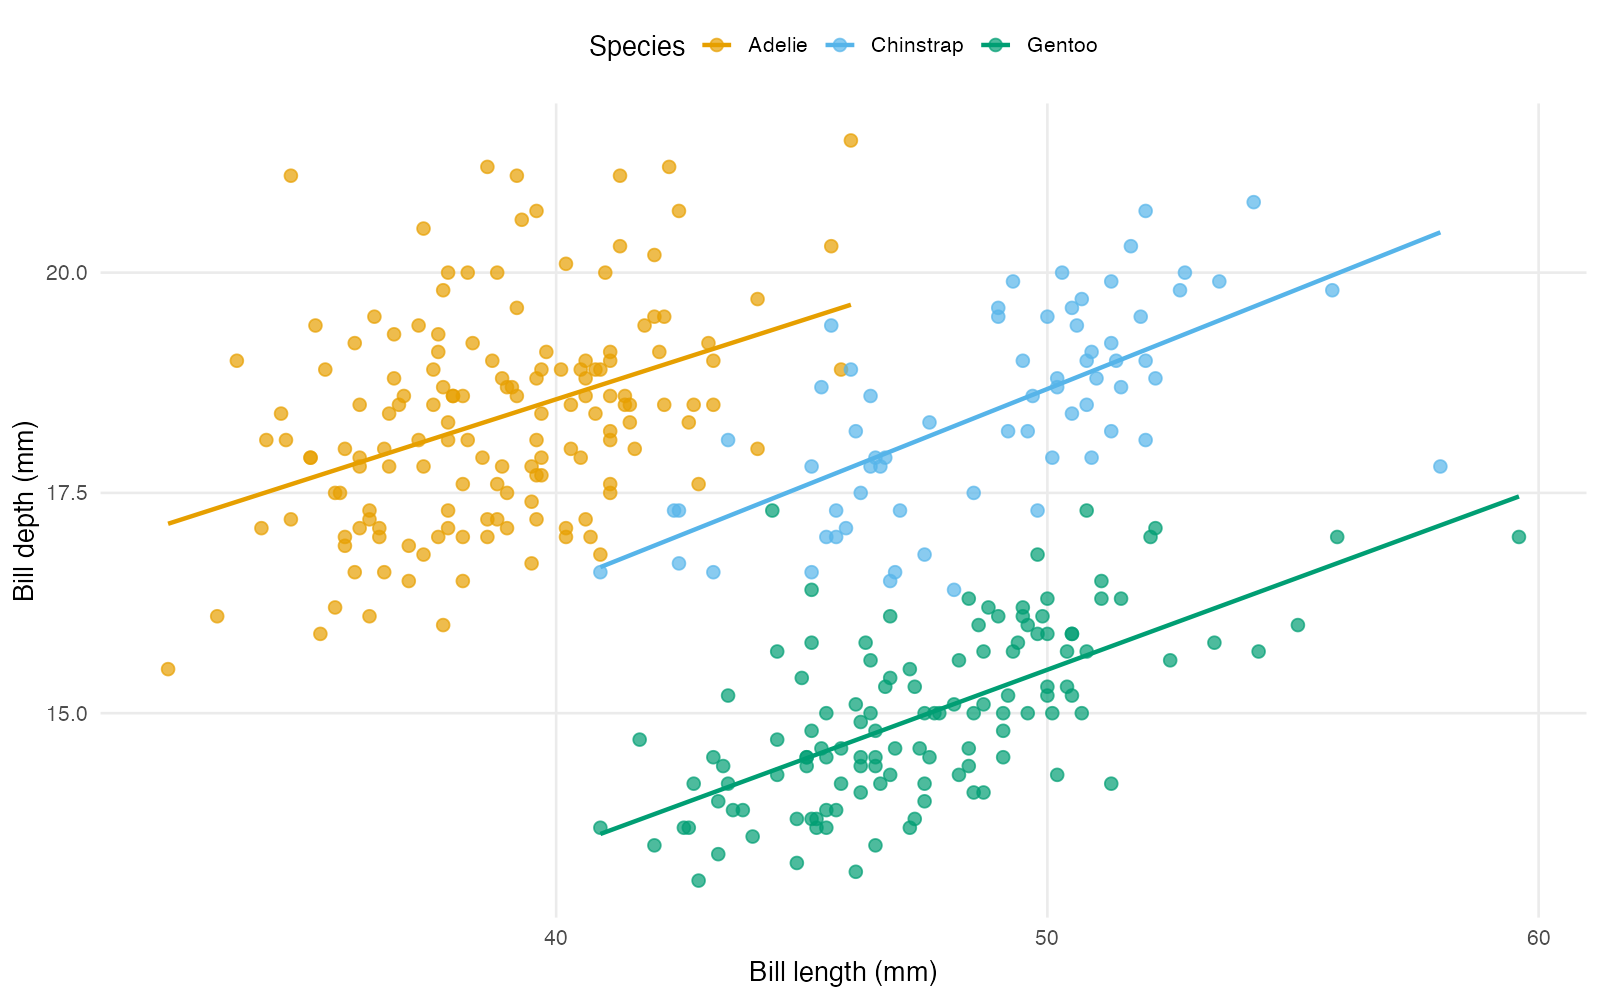

Generate this figure with R:
library(ggplot2)
library(palmerpenguins)

ggplot(penguins, aes(x = bill_length_mm, y = bill_depth_mm)) +
  geom_point()


library(ggplot2)
library(palmerpenguins)

ggplot(penguins, aes(bill_length_mm, bill_depth_mm, color = species)) +
  geom_point(size = 2.5, alpha = 0.7) +
  geom_smooth(method = "lm", se = FALSE, linewidth = 1) +
  scale_color_manual(values = c(
    "Adelie" = "#E69F00",
    "Chinstrap" = "#56B4E9",
    "Gentoo" = "#009E73"
  )) +
  labs(
    x = "Bill length (mm)",
    y = "Bill depth (mm)",
    color = "Species"
  ) +
  theme_minimal(base_size = 13) +
  theme(
    legend.position = "top",
    panel.grid.minor = element_blank()
  )
